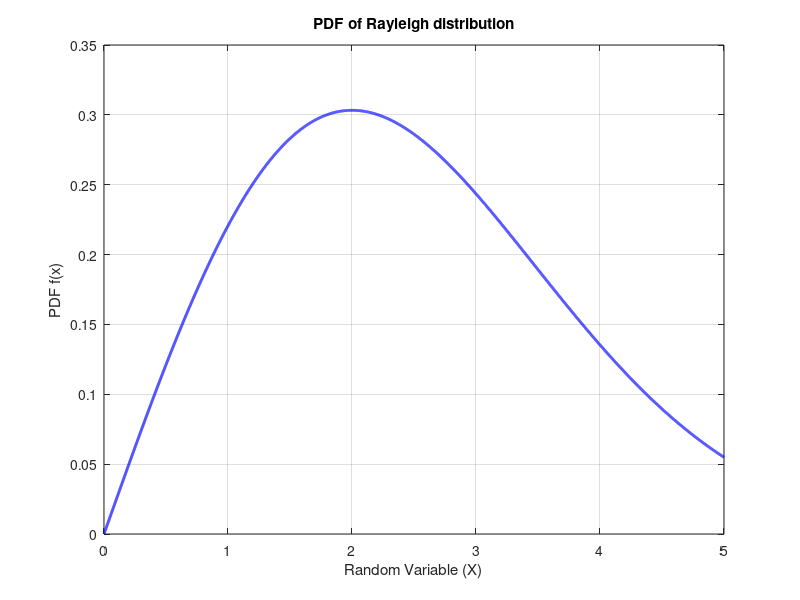
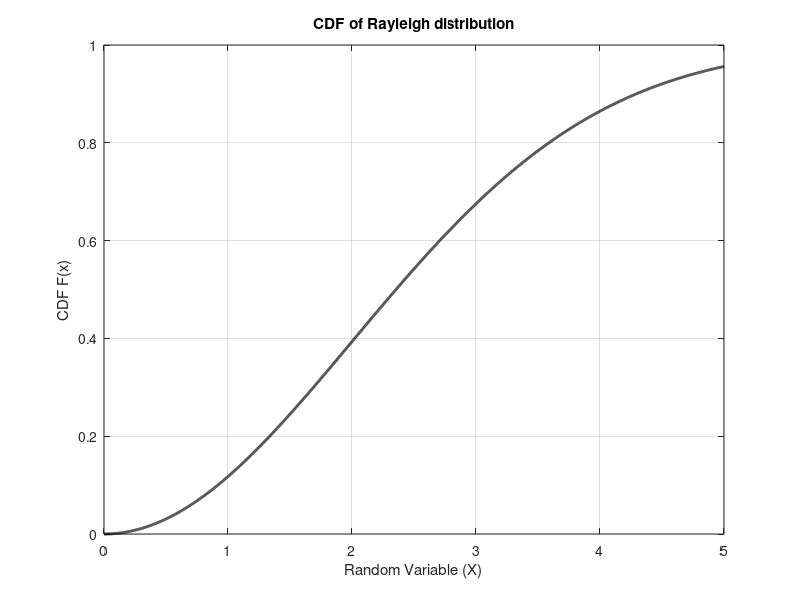

These charts were generated, in order, by the following MATLAB code:
clc;
sigma = 2;
sample_size = 10000;
x = linspace(0, 5, 10000);
pdf_values = (x ./ sigma^2) .* exp(-x.^2 / (2*sigma^2));
cdf_values = 1 - exp(-x.^2 / (2*sigma^2));

figure;
plot(x, pdf_values, 'b-', 'LineWidth', 2);
title('PDF of Rayleigh distribution');
xlabel('Random Variable (X)');
ylabel('PDF f(x)');
grid on;

figure;
plot(x, cdf_values, 'k-', 'LineWidth', 2);
title('CDF of Rayleigh distribution');
xlabel('Random Variable (X)');
ylabel('CDF F(x)');
grid on;